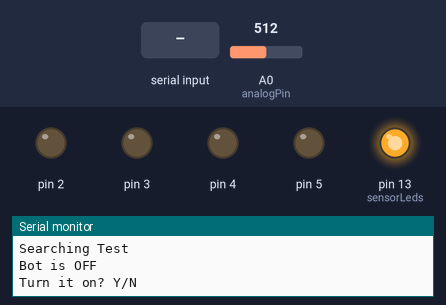
Bench run of a sketch on a simulated Arduino Uno, built with avr-gcc and run on an emulated ATmega328P. Parts: output pins drawn as LEDs (lit = HIGH), the last lines printed to the serial monitor. The test bench sets the inputs (shaded band); at power-on: A0 (analogPin) = 512.

Above: at 1.2 s.
1.3 s: "y" received over Serial
3.3 s: A0 (analogPin) set to 408
6.3 s: A0 (analogPin) set to 389
At 8.3 s:
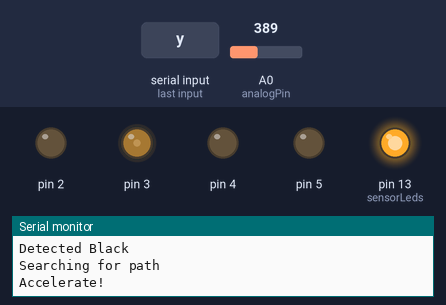
9.3 s: "1" received over Serial
At 9.9 s:
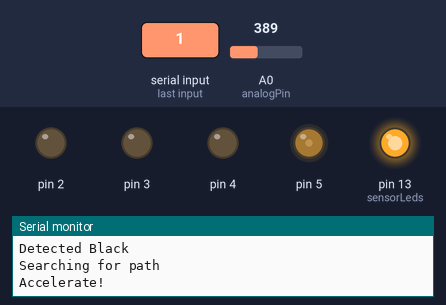
Timing chart, 0 to 12.3 s (numbered marks = the images above; inputs shaded):
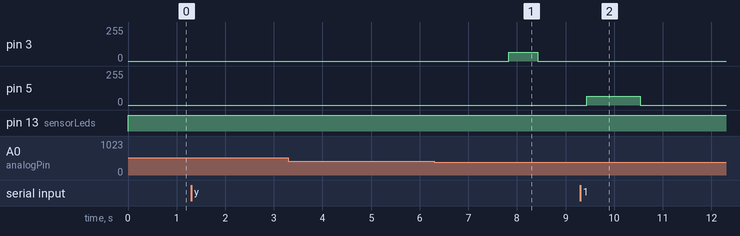

The sketch:

SearchingTest.ino
```cpp
#include <MotorControl.h>
#include <GroundSensor.h>
#include "Arduino.h"

volatile uint8_t state;
enum States_enum {OFF, ON, STOP, FORWARD, SEARCH};

volatile uint8_t cmd;
volatile uint8_t off;
enum Movements_enum {halt, forward, backward, left, right, rotate_cw, rotate_ccw, search};

/* Pin to turn on/off ground sensor */
const byte sensorLeds = 13;
/* Pin for analog input from ground sensor */
const byte analogPin = A0;

/* Range of colors are partitions of 1023
const int B_LOW = 300;
const int B_HIGH = 500;
const int R_LOW = 500;
const int R_HIGH = 835;
*/
// Range of colors are partitions of 1023
// R = 5.6 kOhms
const int B_LOW = 400;
const int B_HIGH = 700;
const int R_LOW = 700;
const int R_HIGH = 1020;

const char RED_DO = halt;
const char BLUE_DO = forward;
const char BLACK_DO = search;
const char YELLOW_DO = search;

/* Set up the ground sensor */
Bounds bound = {B_LOW, B_HIGH, R_LOW, R_HIGH};
Instructions instr = {RED_DO, BLUE_DO, BLACK_DO, YELLOW_DO};
GroundSensor tapeSensor(sensorLeds, analogPin, bound, instr);

/* Pins for wheel control */
const byte WheelLeftF = 2;
const byte WheelLeftB = 3;
const byte WheelRightF = 4;
const byte WheelRightB = 5;

/* Duty Cycle constants */
const int MAX = 255;
const int TQUARTER = 191;
const int HALF = 127;
const int QUARTER = 64;
const int ZERO = 0;

/* Constant speed value*/
const int BEST= 45;

/* Acceleration time and speed*/
const int ACC_TIME = 100;
const int ACC_SPD  = QUARTER;

/* Control speed of each state*/
const int FWD_SPD = QUARTER;
const int BCK_SPD = QUARTER;
const int LFT_SPD = QUARTER;
const int RGT_SPD = QUARTER;
const int RT_CW_SPD = QUARTER;
const int RT_CCW_SPD = QUARTER;

/* Control the motor */
Wheels w = {WheelLeftF, WheelLeftB, WheelRightF, WheelRightB};
Speeds s = {FWD_SPD, BCK_SPD, LFT_SPD, RGT_SPD, RT_CW_SPD, RT_CCW_SPD};
Accel  a = {ACC_TIME, ACC_SPD};
MotorControl motors(w, s, a);

/* Time of searching*/
const int search_time = 5;

void stateControl();
void bootSequence();
void detect();
void search_side2side();
void search_back();
void wait_and_check();

void setup() {
  Serial.begin(9600);
  Serial.println("Searching Test"); // so I can keep track of what is loaded
  Serial.println("Bot is OFF");
  state = OFF;
  cmd = BLACK_DO;
  off = 'n';
  Serial.println("Turn it on? Y/N");
}

void loop() {

  switch (state)
  {
    case OFF:
      /* Starting state, wait for user to turn on*/
      while (Serial.available()) {
        off = Serial.read();  //gets one byte from serial buffer
        if ((off == 'y')) {
          state = STOP;
          off = 'n';
          delay(2);
        }
      }
      motors.halt();
      digitalWrite(sensorLeds, HIGH);
      break;

    case STOP:
      motors.halt();
      tapeSensor.senseColor(&cmd);
      stateControl();
      break;

    case FORWARD:
      motors.forward();
      tapeSensor.senseColor(&cmd);
      stateControl();
      break;

    case SEARCH:
      tapeSensor.senseColor(&cmd);
      stateControl();
      detect();
      break;
  }
}

void stateControl()
{
  if (cmd == forward) {
    Serial.println("Going Forward");
    state = FORWARD;
  } else if (cmd == search) {
    Serial.println("Searching for path");
    state = SEARCH;
  } else if (cmd == halt) {
    state = STOP;
  }
  delay(2);  //slow loop to allow for change in state

  while (Serial.available()) {
    off = Serial.read();  //gets one byte from serial buffer
    if (off = 'y') {
      state = OFF;
      off = 'n';
      delay(2);
    }
    delay(2);
  }
}

void detect()
{
  motors.halt();
  delay(1000);
  search_side2side();
}

void wait_and_check()
{
    motors.halt();
    tapeSensor.senseColor(&cmd);
    stateControl();
    delay(1000);
}

void search_back()
{
    while (1) {
      motors.backward();
      delay(search_time * 100);
      wait_and_check();
      if (state != SEARCH) {
        return;
      }
    }
}

void search_side2side()
{
    motors.ccw();
    delay(search_time * 100);
    wait_and_check();
    if (state != SEARCH) {
      return;
    }
    motors.cw();
    delay((search_time) * 200);
    wait_and_check();
    if (state != SEARCH) {
      return;
    }
    motors.ccw();
    delay(search_time * 100);
    wait_and_check();
    if (state != SEARCH) {
      return;
    }
    search_back();
}
```

Measured:
- the behaviour switches between 400 and 399 on A0 (analogPin) (found by bisection; images 0 and 1)
- after the input at 6.3 s, pin 3: 0/255 → 64/255 after 1.5 s, → 0/255 0.60 s later
- after the input at 9.3 s, pin 3: stays 0/255 (without the input it goes to 64/255 after 2.2 s)
